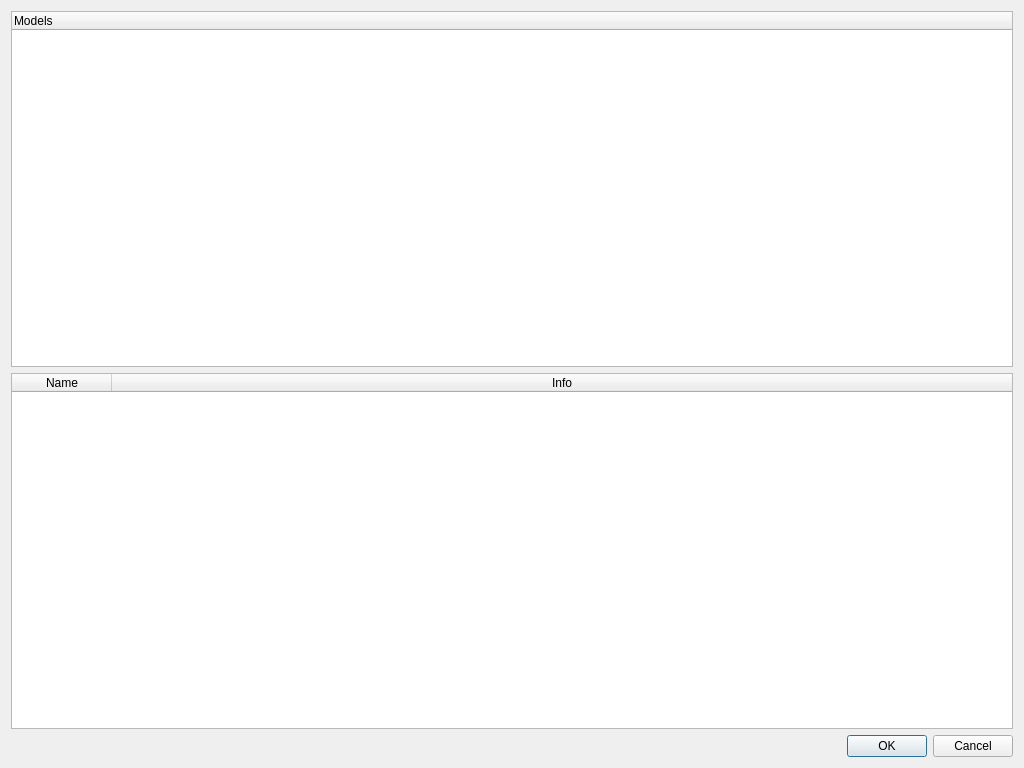
<?xml version="1.0" encoding="UTF-8"?>
<ui version="4.0">
 <class>ModelBrowser</class>
 <widget class="QDialog" name="ModelBrowser">
  <property name="geometry">
   <rect>
    <x>0</x>
    <y>0</y>
    <width>1024</width>
    <height>768</height>
   </rect>
  </property>
  <property name="windowTitle">
   <string>Dafne Model Browser</string>
  </property>
  <layout class="QVBoxLayout" name="verticalLayout">
   <item>
    <widget class="QTreeWidget" name="model_tree">
     <column>
      <property name="text">
       <string>Models</string>
      </property>
     </column>
    </widget>
   </item>
   <item>
    <widget class="QTableWidget" name="details_table">
     <property name="enabled">
      <bool>true</bool>
     </property>
     <property name="editTriggers">
      <set>QAbstractItemView::NoEditTriggers</set>
     </property>
     <attribute name="horizontalHeaderStretchLastSection">
      <bool>true</bool>
     </attribute>
     <attribute name="verticalHeaderVisible">
      <bool>false</bool>
     </attribute>
     <column>
      <property name="text">
       <string>Name</string>
      </property>
     </column>
     <column>
      <property name="text">
       <string>Info</string>
      </property>
     </column>
    </widget>
   </item>
   <item>
    <widget class="QDialogButtonBox" name="buttonBox">
     <property name="orientation">
      <enum>Qt::Horizontal</enum>
     </property>
     <property name="standardButtons">
      <set>QDialogButtonBox::Cancel|QDialogButtonBox::Ok</set>
     </property>
    </widget>
   </item>
  </layout>
 </widget>
 <resources/>
 <connections>
  <connection>
   <sender>buttonBox</sender>
   <signal>accepted()</signal>
   <receiver>ModelBrowser</receiver>
   <slot>accept()</slot>
   <hints>
    <hint type="sourcelabel">
     <x>248</x>
     <y>254</y>
    </hint>
    <hint type="destinationlabel">
     <x>157</x>
     <y>274</y>
    </hint>
   </hints>
  </connection>
  <connection>
   <sender>buttonBox</sender>
   <signal>rejected()</signal>
   <receiver>ModelBrowser</receiver>
   <slot>reject()</slot>
   <hints>
    <hint type="sourcelabel">
     <x>316</x>
     <y>260</y>
    </hint>
    <hint type="destinationlabel">
     <x>286</x>
     <y>274</y>
    </hint>
   </hints>
  </connection>
 </connections>
</ui>
